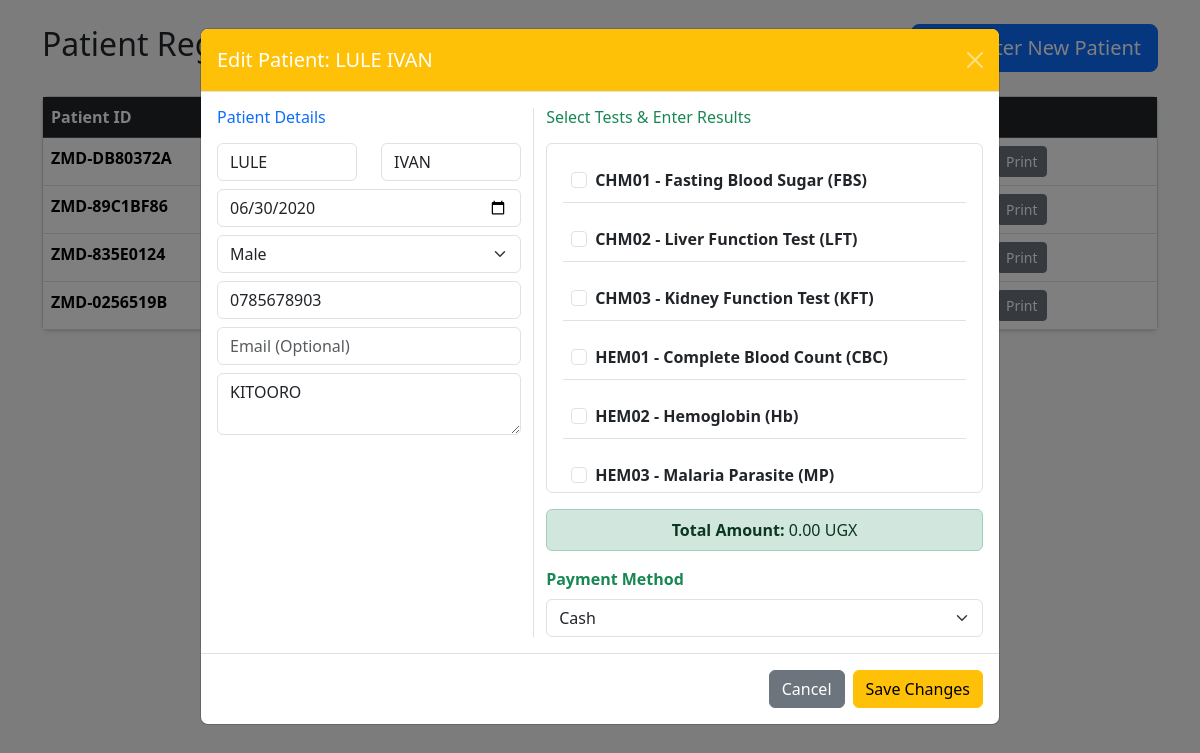
The app's page /patients/?edit_id=4 (signed in) with its own data.
### patients/models.py (models this page shows, shortened)
class Patient(models.Model):
    class Gender(models.TextChoices):
        MALE = 'M', 'Male'
        FEMALE = 'F', 'Female'
        OTHER = 'O', 'Other'
    patient_id = models.CharField(max_length=20, unique=True, editable=False)
    first_name = models.CharField(max_length=100)
    last_name = models.CharField(max_length=100)
    date_of_birth = models.DateField()
    gender = models.CharField(max_length=1, choices=Gender.choices)
    phone = models.CharField(max_length=20)
    email = models.EmailField(blank=True)
    address = models.TextField(blank=True)
    national_id = models.CharField(max_length=50, blank=True)
    created_at = models.DateTimeField(auto_now_add=True)
    created_by = models.ForeignKey(User, on_delete=models.SET_NULL, null=True)
    @property
    def full_name(self):
        return f"{self.first_name} {self.last_name}"
    @property
    def age(self):
        from datetime import date
        today = date.today()
        return today.year - self.date_of_birth.year - (
            (today.month, today.day) < (self.date_of_birth.month, self.date_of_birth.day)
        )

### patients/views.py (the view, shortened to what this page needs)
# urls.py: path('', views.patient_list, name='list'),
@login_required
def patient_list(request):
    patients = Patient.objects.all().order_by('-created_at')
    edit_id = request.GET.get('edit_id')
    if edit_id:
        patient = get_object_or_404(Patient, id=edit_id)
        form = PatientRegistrationForm(instance=patient)
    else:
        patient = None
        form = PatientRegistrationForm()
    return render(request, 'patients/list.html', {'patients': patients, 'form': form, 'patient': patient})

### laboratory/models.py (called while the page is built)
    def __str__(self):
        return f"{self.code} - {self.name}"

### templates/patients/list.html (shortened to what this page needs)
<!DOCTYPE html>
<html>
<head>
  <link href="https://cdn.jsdelivr.net/npm/bootstrap@5.3.3/dist/css/bootstrap.min.css" rel="stylesheet">
</head>
<body class="bg-light p-4">
  <div class="container">
    <div class="d-flex justify-content-between align-items-center mb-4">
      <h2>Patient Registry</h2>
      <button type="button" class="btn btn-primary btn-lg" data-bs-toggle="modal" data-bs-target="#patientModal">
        + Register New Patient
      </button>
    </div>
    <div class="card shadow-sm">
      <table class="table table-hover mb-0">
        <thead class="table-dark">
          <tr>
            <th>Patient ID</th>
            <th>Name</th>
            <th>Gender</th>
            <th>Age</th>
            <th>Phone</th>
            <th>Actions</th>
          </tr>
        </thead>
        <tbody>
          {% for p in patients %}
          <tr>
            <td><strong>{{ p.patient_id }}</strong></td>
            <td>{{ p.full_name }}</td>
            <td>{{ p.get_gender_display }}</td>
            <td>{{ p.age }} yrs</td>
            <td>{{ p.phone }}</td>
            <td>
              <div class="d-flex gap-1">
                <a href="{% url 'patients:detail' p.id %}" class="btn btn-sm btn-info text-white">View</a>
                <a href="?edit_id={{ p.id }}" class="btn btn-sm btn-warning">Edit</a>
                <a href="{% url 'patients:detail' p.id %}?print=true" target="_blank" class="btn btn-sm btn-secondary">Print</a>
              </div>
            </td>
          </tr>
          {% empty %}
          <tr><td colspan="6" class="text-center py-4">No patients registered yet.</td></tr>
          {% endfor %}
        </tbody>
      </table>
    </div>
  </div>
  <div class="modal fade" id="patientModal" tabindex="-1" aria-hidden="true">
    <div class="modal-dialog modal-lg">
      <div class="modal-content">
        <form method="post">
          <div class="modal-header {% if patient %}bg-warning{% else %}bg-primary{% endif %} text-white">
            <h5 class="modal-title">
                {% if patient %} Edit Patient: {{ patient.full_name }} {% else %} Register Patient & Order Tests {% endif %}
            </h5>
            <button type="button" class="btn-close btn-close-white" data-bs-dismiss="modal" aria-label="Close"></button>
          </div>
          <div class="modal-body">
            <div class="row">
              <div class="col-md-5 border-end">
                <h6 class="mb-3 text-primary">Patient Details</h6>
                <div class="row mb-2">
                  <div class="col-6">{{ form.first_name }}</div>
                  <div class="col-6">{{ form.last_name }}</div>
                </div>
                <div class="mb-2">{{ form.date_of_birth }}</div>
                <div class="mb-2">{{ form.gender }}</div>
                <div class="mb-2">{{ form.phone }}</div>
                <div class="mb-2">{{ form.email }}</div>
                <div class="mb-2">{{ form.address }}</div>
              </div>
              <div class="col-md-7">
                <h6 class="mb-3 text-success">Select Tests & Enter Results</h6>
                <div class="border rounded p-3 mb-3" style="max-height: 350px; overflow-y: auto;">
                  {% for checkbox in form.tests %}
                    <div class="mb-3 p-2 border-bottom">
                      <div class="form-check">
                        {{ checkbox.tag }}
                        <label class="form-check-label fw-bold" for="{{ checkbox.id_for_label }}">
                          {{ checkbox.choice_label }}
                        </label>
                      </div>
                    </div>
                  {% endfor %}
                </div>
                <div class="alert alert-success mt-3 py-2 text-center">
                  <strong>Total Amount:</strong> <span id="total_price">0.00</span> UGX
                </div>
                <div class="mt-3">
                    <label class="form-label fw-bold text-success">Payment Method</label>
                    {{ form.payment_method }}
                </div>
              </div>
            </div>
          </div>
          <div class="modal-footer">
            <button type="button" class="btn btn-secondary" data-bs-dismiss="modal">Cancel</button>
            <button type="submit" class="btn {% if patient %}btn-warning{% else %}btn-success{% endif %}">
                {% if patient %} Save Changes {% else %} Save Patient & Create Order {% endif %}
            </button>
          </div>
        </form>
      </div>
    </div>
  </div>
</body>
</html>

### records on screen
Patient: patient_id "ZMD-DB80372A", full_name "LULE IVAN", first_name "LULE", last_name "IVAN", date_of_birth "06/30/2020", gender "Male", phone "0785678903", address "KITOORO"
Patient: patient_id "ZMD-89C1BF86"
Patient: patient_id "ZMD-835E0124"
Patient: patient_id "ZMD-0256519B"

### other values on screen
{{ checkbox.choice_label }} "CHM01 - Fasting Blood Sugar (FBS)" "CHM02 - Liver Function Test (LFT)" "CHM03 - Kidney Function Test (KFT)" "HEM01 - Complete Blood Count (CBC)" "HEM02 - Hemoglobin (Hb)" "HEM03 - Malaria Parasite (MP)"
